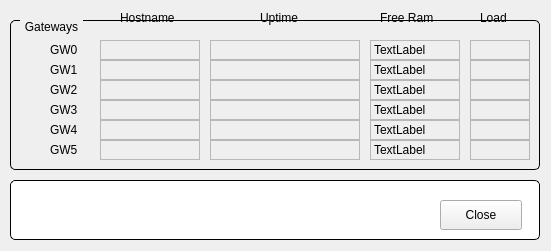
<?xml version="1.0" encoding="UTF-8"?>
<ui version="4.0">
 <class>FormGatewaysHealth</class>
 <widget class="QMainWindow" name="FormGatewaysHealth">
  <property name="geometry">
   <rect>
    <x>0</x>
    <y>0</y>
    <width>551</width>
    <height>251</height>
   </rect>
  </property>
  <property name="windowTitle">
   <string>SR Gateways Health</string>
  </property>
  <widget class="QWidget" name="centralWidget">
   <widget class="QGroupBox" name="titleGroupBox_5">
    <property name="geometry">
     <rect>
      <x>10</x>
      <y>20</y>
      <width>530</width>
      <height>150</height>
     </rect>
    </property>
    <property name="styleSheet">
     <string notr="true">QGroupBox {
     border: 1px solid black;
     border-radius: 5px;
     margin-top: 0.5em;
 }
 
 QGroupBox::title {
     subcontrol-origin: margin;
     left: 10px;
     padding: 0 3px 0 3px;
 }</string>
    </property>
    <property name="title">
     <string>Gateways</string>
    </property>
    <widget class="QLabel" name="label">
     <property name="geometry">
      <rect>
       <x>40</x>
       <y>20</y>
       <width>40</width>
       <height>20</height>
      </rect>
     </property>
     <property name="text">
      <string>GW0</string>
     </property>
    </widget>
    <widget class="QELabel" name="qelabel">
     <property name="geometry">
      <rect>
       <x>90</x>
       <y>20</y>
       <width>100</width>
       <height>20</height>
      </rect>
     </property>
     <property name="frameShape">
      <enum>QFrame::StyledPanel</enum>
     </property>
     <property name="variable" stdset="0">
      <string>$(group):getHostname</string>
     </property>
     <property name="variableSubstitutions" stdset="0">
      <string>group=SR-PS-GW0</string>
     </property>
    </widget>
    <widget class="QELabel" name="qelabel_2">
     <property name="geometry">
      <rect>
       <x>200</x>
       <y>20</y>
       <width>150</width>
       <height>20</height>
      </rect>
     </property>
     <property name="frameShape">
      <enum>QFrame::StyledPanel</enum>
     </property>
     <property name="variable" stdset="0">
      <string>$(group):getTime</string>
     </property>
     <property name="variableSubstitutions" stdset="0">
      <string>group=SR-PS-GW0</string>
     </property>
    </widget>
    <widget class="QLabel" name="lblFreeRAM1">
     <property name="geometry">
      <rect>
       <x>360</x>
       <y>20</y>
       <width>90</width>
       <height>20</height>
      </rect>
     </property>
     <property name="frameShape">
      <enum>QFrame::StyledPanel</enum>
     </property>
     <property name="text">
      <string>TextLabel</string>
     </property>
    </widget>
    <widget class="QELabel" name="qelabel_3">
     <property name="geometry">
      <rect>
       <x>460</x>
       <y>20</y>
       <width>60</width>
       <height>20</height>
      </rect>
     </property>
     <property name="frameShape">
      <enum>QFrame::StyledPanel</enum>
     </property>
     <property name="variable" stdset="0">
      <string>$(group):getLoad</string>
     </property>
     <property name="variableSubstitutions" stdset="0">
      <string>group=SR-PS-GW0</string>
     </property>
    </widget>
    <widget class="QELabel" name="qelabel_4">
     <property name="geometry">
      <rect>
       <x>460</x>
       <y>40</y>
       <width>60</width>
       <height>20</height>
      </rect>
     </property>
     <property name="frameShape">
      <enum>QFrame::StyledPanel</enum>
     </property>
     <property name="variable" stdset="0">
      <string>$(group):getLoad</string>
     </property>
     <property name="variableSubstitutions" stdset="0">
      <string>group=SR-PS-GW1</string>
     </property>
    </widget>
    <widget class="QELabel" name="qelabel_5">
     <property name="geometry">
      <rect>
       <x>90</x>
       <y>40</y>
       <width>100</width>
       <height>20</height>
      </rect>
     </property>
     <property name="frameShape">
      <enum>QFrame::StyledPanel</enum>
     </property>
     <property name="variable" stdset="0">
      <string>$(group):getHostname</string>
     </property>
     <property name="variableSubstitutions" stdset="0">
      <string>group=SR-PS-GW1</string>
     </property>
    </widget>
    <widget class="QELabel" name="qelabel_6">
     <property name="geometry">
      <rect>
       <x>200</x>
       <y>40</y>
       <width>150</width>
       <height>20</height>
      </rect>
     </property>
     <property name="frameShape">
      <enum>QFrame::StyledPanel</enum>
     </property>
     <property name="variable" stdset="0">
      <string>$(group):getTime</string>
     </property>
     <property name="variableSubstitutions" stdset="0">
      <string>group=SR-PS-GW1</string>
     </property>
    </widget>
    <widget class="QLabel" name="lblFreeRAM2">
     <property name="geometry">
      <rect>
       <x>360</x>
       <y>40</y>
       <width>90</width>
       <height>20</height>
      </rect>
     </property>
     <property name="frameShape">
      <enum>QFrame::StyledPanel</enum>
     </property>
     <property name="text">
      <string>TextLabel</string>
     </property>
    </widget>
    <widget class="QLabel" name="label_4">
     <property name="geometry">
      <rect>
       <x>40</x>
       <y>40</y>
       <width>40</width>
       <height>20</height>
      </rect>
     </property>
     <property name="text">
      <string>GW1</string>
     </property>
    </widget>
    <widget class="QELabel" name="qelabel_7">
     <property name="geometry">
      <rect>
       <x>460</x>
       <y>60</y>
       <width>60</width>
       <height>20</height>
      </rect>
     </property>
     <property name="frameShape">
      <enum>QFrame::StyledPanel</enum>
     </property>
     <property name="variable" stdset="0">
      <string>$(group):getLoad</string>
     </property>
     <property name="variableSubstitutions" stdset="0">
      <string>group=SR-PS-GW2</string>
     </property>
    </widget>
    <widget class="QELabel" name="qelabel_8">
     <property name="geometry">
      <rect>
       <x>90</x>
       <y>60</y>
       <width>100</width>
       <height>20</height>
      </rect>
     </property>
     <property name="frameShape">
      <enum>QFrame::StyledPanel</enum>
     </property>
     <property name="variable" stdset="0">
      <string>$(group):getHostname</string>
     </property>
     <property name="variableSubstitutions" stdset="0">
      <string>group=SR-PS-GW2</string>
     </property>
    </widget>
    <widget class="QELabel" name="qelabel_9">
     <property name="geometry">
      <rect>
       <x>200</x>
       <y>60</y>
       <width>150</width>
       <height>20</height>
      </rect>
     </property>
     <property name="frameShape">
      <enum>QFrame::StyledPanel</enum>
     </property>
     <property name="variable" stdset="0">
      <string>$(group):getTime</string>
     </property>
     <property name="variableSubstitutions" stdset="0">
      <string>group=SR-PS-GW2</string>
     </property>
    </widget>
    <widget class="QLabel" name="lblFreeRAM3">
     <property name="geometry">
      <rect>
       <x>360</x>
       <y>60</y>
       <width>90</width>
       <height>20</height>
      </rect>
     </property>
     <property name="frameShape">
      <enum>QFrame::StyledPanel</enum>
     </property>
     <property name="text">
      <string>TextLabel</string>
     </property>
    </widget>
    <widget class="QLabel" name="label_6">
     <property name="geometry">
      <rect>
       <x>40</x>
       <y>60</y>
       <width>40</width>
       <height>20</height>
      </rect>
     </property>
     <property name="text">
      <string>GW2</string>
     </property>
    </widget>
    <widget class="QELabel" name="qelabel_10">
     <property name="geometry">
      <rect>
       <x>460</x>
       <y>80</y>
       <width>60</width>
       <height>20</height>
      </rect>
     </property>
     <property name="frameShape">
      <enum>QFrame::StyledPanel</enum>
     </property>
     <property name="variable" stdset="0">
      <string>$(group):getLoad</string>
     </property>
     <property name="variableSubstitutions" stdset="0">
      <string>group=SR-PS-GW3</string>
     </property>
    </widget>
    <widget class="QELabel" name="qelabel_11">
     <property name="geometry">
      <rect>
       <x>90</x>
       <y>80</y>
       <width>100</width>
       <height>20</height>
      </rect>
     </property>
     <property name="frameShape">
      <enum>QFrame::StyledPanel</enum>
     </property>
     <property name="variable" stdset="0">
      <string>$(group):getHostname</string>
     </property>
     <property name="variableSubstitutions" stdset="0">
      <string>group=SR-PS-GW3</string>
     </property>
    </widget>
    <widget class="QELabel" name="qelabel_12">
     <property name="geometry">
      <rect>
       <x>200</x>
       <y>80</y>
       <width>150</width>
       <height>20</height>
      </rect>
     </property>
     <property name="frameShape">
      <enum>QFrame::StyledPanel</enum>
     </property>
     <property name="variable" stdset="0">
      <string>$(group):getTime</string>
     </property>
     <property name="variableSubstitutions" stdset="0">
      <string>group=SR-PS-GW3</string>
     </property>
    </widget>
    <widget class="QLabel" name="lblFreeRAM4">
     <property name="geometry">
      <rect>
       <x>360</x>
       <y>80</y>
       <width>90</width>
       <height>20</height>
      </rect>
     </property>
     <property name="frameShape">
      <enum>QFrame::StyledPanel</enum>
     </property>
     <property name="text">
      <string>TextLabel</string>
     </property>
    </widget>
    <widget class="QLabel" name="label_8">
     <property name="geometry">
      <rect>
       <x>40</x>
       <y>80</y>
       <width>40</width>
       <height>20</height>
      </rect>
     </property>
     <property name="text">
      <string>GW3</string>
     </property>
    </widget>
    <widget class="QELabel" name="qelabel_13">
     <property name="geometry">
      <rect>
       <x>460</x>
       <y>100</y>
       <width>60</width>
       <height>20</height>
      </rect>
     </property>
     <property name="frameShape">
      <enum>QFrame::StyledPanel</enum>
     </property>
     <property name="variable" stdset="0">
      <string>$(group):getLoad</string>
     </property>
     <property name="variableSubstitutions" stdset="0">
      <string>group=SR-PS-GW4</string>
     </property>
    </widget>
    <widget class="QELabel" name="qelabel_14">
     <property name="geometry">
      <rect>
       <x>90</x>
       <y>100</y>
       <width>100</width>
       <height>20</height>
      </rect>
     </property>
     <property name="frameShape">
      <enum>QFrame::StyledPanel</enum>
     </property>
     <property name="variable" stdset="0">
      <string>$(group):getHostname</string>
     </property>
     <property name="variableSubstitutions" stdset="0">
      <string>group=SR-PS-GW4</string>
     </property>
    </widget>
    <widget class="QELabel" name="qelabel_15">
     <property name="geometry">
      <rect>
       <x>200</x>
       <y>100</y>
       <width>150</width>
       <height>20</height>
      </rect>
     </property>
     <property name="frameShape">
      <enum>QFrame::StyledPanel</enum>
     </property>
     <property name="variable" stdset="0">
      <string>$(group):getTime</string>
     </property>
     <property name="variableSubstitutions" stdset="0">
      <string>group=SR-PS-GW4</string>
     </property>
    </widget>
    <widget class="QLabel" name="lblFreeRAM5">
     <property name="geometry">
      <rect>
       <x>360</x>
       <y>100</y>
       <width>90</width>
       <height>20</height>
      </rect>
     </property>
     <property name="frameShape">
      <enum>QFrame::StyledPanel</enum>
     </property>
     <property name="text">
      <string>TextLabel</string>
     </property>
    </widget>
    <widget class="QLabel" name="label_10">
     <property name="geometry">
      <rect>
       <x>40</x>
       <y>100</y>
       <width>40</width>
       <height>20</height>
      </rect>
     </property>
     <property name="text">
      <string>GW4</string>
     </property>
    </widget>
    <widget class="QELabel" name="qelabel_16">
     <property name="geometry">
      <rect>
       <x>460</x>
       <y>120</y>
       <width>60</width>
       <height>20</height>
      </rect>
     </property>
     <property name="frameShape">
      <enum>QFrame::StyledPanel</enum>
     </property>
     <property name="variable" stdset="0">
      <string>$(group):getLoad</string>
     </property>
     <property name="variableSubstitutions" stdset="0">
      <string>group=SR-PS-GW5</string>
     </property>
    </widget>
    <widget class="QELabel" name="qelabel_17">
     <property name="geometry">
      <rect>
       <x>90</x>
       <y>120</y>
       <width>100</width>
       <height>20</height>
      </rect>
     </property>
     <property name="frameShape">
      <enum>QFrame::StyledPanel</enum>
     </property>
     <property name="variable" stdset="0">
      <string>$(group):getHostname</string>
     </property>
     <property name="variableSubstitutions" stdset="0">
      <string>group=SR-PS-GW5</string>
     </property>
    </widget>
    <widget class="QELabel" name="qelabel_18">
     <property name="geometry">
      <rect>
       <x>200</x>
       <y>120</y>
       <width>150</width>
       <height>20</height>
      </rect>
     </property>
     <property name="frameShape">
      <enum>QFrame::StyledPanel</enum>
     </property>
     <property name="variable" stdset="0">
      <string>$(group):getTime</string>
     </property>
     <property name="variableSubstitutions" stdset="0">
      <string>group=SR-PS-GW5</string>
     </property>
    </widget>
    <widget class="QLabel" name="lblFreeRAM6">
     <property name="geometry">
      <rect>
       <x>360</x>
       <y>120</y>
       <width>90</width>
       <height>20</height>
      </rect>
     </property>
     <property name="frameShape">
      <enum>QFrame::StyledPanel</enum>
     </property>
     <property name="text">
      <string>TextLabel</string>
     </property>
    </widget>
    <widget class="QLabel" name="label_12">
     <property name="geometry">
      <rect>
       <x>40</x>
       <y>120</y>
       <width>40</width>
       <height>20</height>
      </rect>
     </property>
     <property name="text">
      <string>GW5</string>
     </property>
    </widget>
    <widget class="QSimpleShape" name="ledStatus1">
     <property name="geometry">
      <rect>
       <x>10</x>
       <y>22</y>
       <width>16</width>
       <height>16</height>
      </rect>
     </property>
    </widget>
    <widget class="QSimpleShape" name="ledStatus2">
     <property name="geometry">
      <rect>
       <x>10</x>
       <y>42</y>
       <width>16</width>
       <height>16</height>
      </rect>
     </property>
    </widget>
    <widget class="QSimpleShape" name="ledStatus3">
     <property name="geometry">
      <rect>
       <x>10</x>
       <y>62</y>
       <width>16</width>
       <height>16</height>
      </rect>
     </property>
    </widget>
    <widget class="QSimpleShape" name="ledStatus4">
     <property name="geometry">
      <rect>
       <x>10</x>
       <y>82</y>
       <width>16</width>
       <height>16</height>
      </rect>
     </property>
    </widget>
    <widget class="QSimpleShape" name="ledStatus5">
     <property name="geometry">
      <rect>
       <x>10</x>
       <y>102</y>
       <width>16</width>
       <height>16</height>
      </rect>
     </property>
    </widget>
    <widget class="QSimpleShape" name="ledStatus6">
     <property name="geometry">
      <rect>
       <x>10</x>
       <y>122</y>
       <width>16</width>
       <height>16</height>
      </rect>
     </property>
    </widget>
   </widget>
   <widget class="QGroupBox" name="titleGroupBox_2">
    <property name="geometry">
     <rect>
      <x>10</x>
      <y>180</y>
      <width>530</width>
      <height>60</height>
     </rect>
    </property>
    <property name="styleSheet">
     <string notr="true">QGroupBox {
 	background-color: rgb(255, 255, 255);
     border: 1px solid black;
     border-radius: 5px;
     margin-top: 0.5em;
 }
 
 QGroupBox::title {
     subcontrol-origin: margin;
     left: 10px;
     padding: 0 3px 0 3px;
 }</string>
    </property>
    <property name="title">
     <string/>
    </property>
    <widget class="QPushButton" name="btnClose">
     <property name="geometry">
      <rect>
       <x>430</x>
       <y>20</y>
       <width>82</width>
       <height>30</height>
      </rect>
     </property>
     <property name="text">
      <string>Close</string>
     </property>
    </widget>
   </widget>
   <widget class="QLabel" name="label_2">
    <property name="geometry">
     <rect>
      <x>120</x>
      <y>10</y>
      <width>70</width>
      <height>15</height>
     </rect>
    </property>
    <property name="text">
     <string>Hostname</string>
    </property>
   </widget>
   <widget class="QLabel" name="label_3">
    <property name="geometry">
     <rect>
      <x>260</x>
      <y>10</y>
      <width>50</width>
      <height>15</height>
     </rect>
    </property>
    <property name="text">
     <string>Uptime</string>
    </property>
   </widget>
   <widget class="QLabel" name="label_5">
    <property name="geometry">
     <rect>
      <x>380</x>
      <y>10</y>
      <width>60</width>
      <height>15</height>
     </rect>
    </property>
    <property name="text">
     <string>Free Ram</string>
    </property>
   </widget>
   <widget class="QLabel" name="label_7">
    <property name="geometry">
     <rect>
      <x>480</x>
      <y>10</y>
      <width>40</width>
      <height>15</height>
     </rect>
    </property>
    <property name="text">
     <string>Load</string>
    </property>
   </widget>
  </widget>
 </widget>
 <customwidgets>
  <customwidget>
   <class>QELabel</class>
   <extends>QLabel</extends>
   <header>QELabel.h</header>
  </customwidget>
  <customwidget>
   <class>QSimpleShape</class>
   <extends>QWidget</extends>
   <header>QSimpleShape.h</header>
  </customwidget>
 </customwidgets>
 <resources/>
 <connections/>
</ui>
